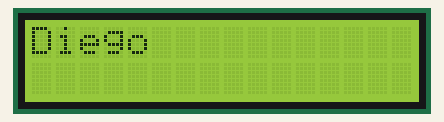
The sketch below on a simulated Arduino Uno, built with avr-gcc and run on an emulated ATmega328P. Parts: 16×2 character LCD.

Above: at 0.1 s.
At 1.1 s:
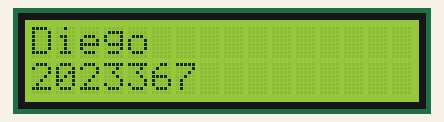

The sketch:

sketch_may13aPractica6_I.ino
```cpp
/*
   Fundacion Kinal
   Centro educativo tecnico laboral kinal
   Quinto perito
   Quinto electronica
   Codigo Tecnico: EB5AV
   Curso: Taller de electronica digital y reparacion de computadoras I
   Proyecto: Practica 6 primera parte
   Dev: Diego Alejandro Felipe Chis
   Profesor: Alejandro Navas
   Fecha: 24 de mayo de 2024
*/
#include<LiquidCrystal.h>
LiquidCrystal lcd(12,11,5,4,3,2);
void setup() {
  lcd.begin(16,2);
}
void loop() {
  lcd.setCursor(0,0);
  lcd.print("Diego");
  delay(1000);
  lcd.setCursor(0,1);
  lcd.print("2023367");
  delay(1000);
}
```
